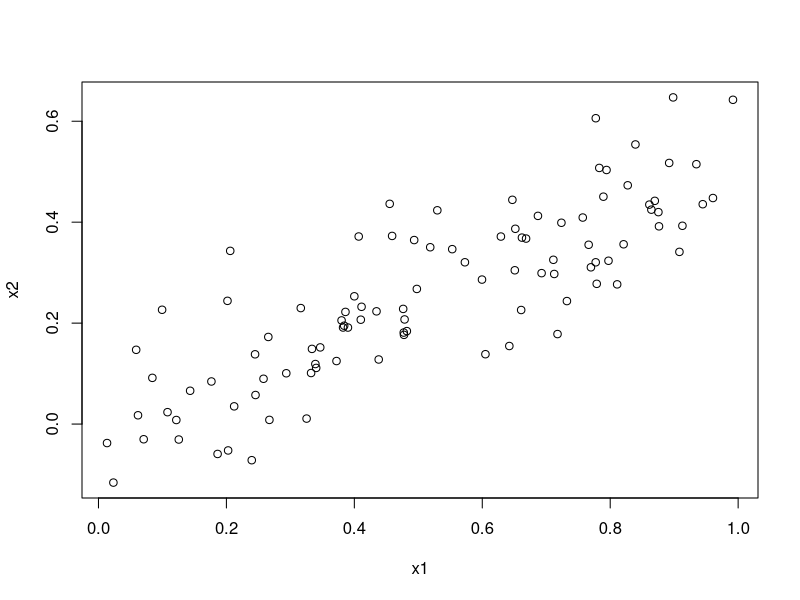
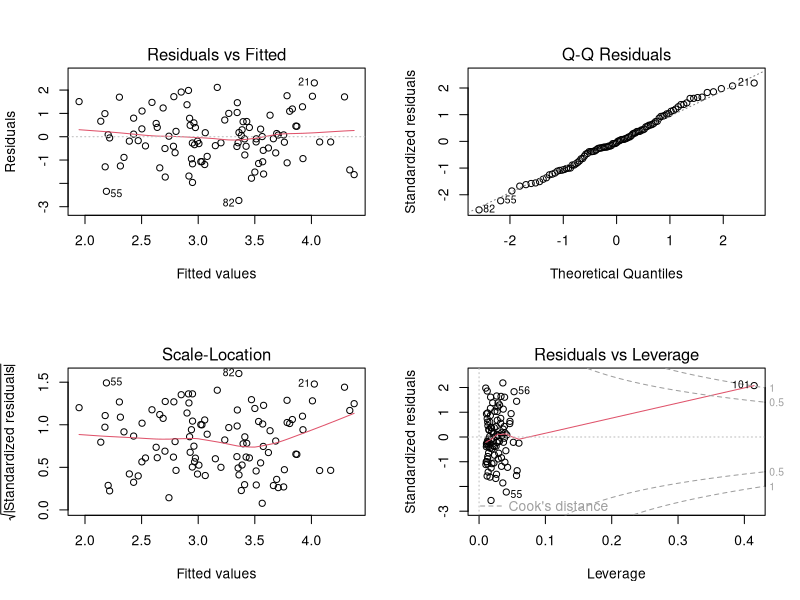

Reproduce these figures in R, in order.
# Chapter 3 - Problem 14

# (a) The last line corresponds to creating a linear model in which y is
# a function of x1 and x2. Write out the form of the linear model.
# What are the regression coefficients?

set.seed (1)
x1 <- runif(100)
x2 <- 0.5* x1+rnorm(100) /10
y <- 2+2*x1 +0.3*x2+rnorm(100)

# y = 2 + 2*x1+0.3*x3+eps

# (b) What is the correlation between x1 and x2? Create a scatterplot
# displaying the relationship between the variables.

cor(x1,x2) # High correlation between x1 and x2
plot(x1,x2) # Linear dependence between x1 and x2

# (c) Using this data, fit a least squares regression to predict y using
# x1 and x2. Describe the results obtained. What are ??0, ??1, and
# ??2? How do these relate to the true ??0, ??1, and ??2? Can you
# reject the null hypothesis H0 : ??1 = 0? How about the null
# hypothesis H0 : ??2 = 0?

model <- lm(y ~ x1+x2)
summary(model)

# B0 is close to the true value, B1 and B2 were wrongly calculated
# B2 = 0 hypothesis cannot be rejected.

# (d) Now fit a least squares regression to predict y using only x1.
# Comment on your results. Can you reject the null hypothesis
# H0 : ??1 = 0?

model2 <- lm(y~x1)
summary(model2)

# B1 = 0 hypothesis is rejected.

# (e) Now fit a least squares regression to predict y using only x2.
# Comment on your results. Can you reject the null hypothesis
# H0 : ??2 = 0?

model3 <- lm(y~x2)
summary(model3)

# B2 = 0 hypothesis now is rejected.

# (f) Do the results obtained in (c)-(e) contradict each other? Explain
# your answer.

# When analyzing by itself, the factor x2 was significant but when 
# analyzing the overall model is was no longer significant. collinearity problem
# between x1 and x2.

# (g) Now suppose we obtain one additional observation, which was
# unfortunately mismeasured.

x1 <- c(x1 , 0.1)
x2 <- c(x2 , 0.8)
y <- c(y,6)

# Re-fit the linear models from (c) to (e) using this new data. What
# effect does this new observation have on the each of the models?
# In each model, is this observation an outlier? A high-leverage
# point? Both? Explain your answers.

model_a <- lm(y ~ x1+x2)
summary(model_a)
model_b <- lm(y ~ x1)
summary(model_b)
model_c <- lm(y ~ x2)
summary(model_c)

# on the complete model, the x1 factor is not longer significant, 
# x2 became significant due to this new datapoint.
par(mfrow = c(2,2))
plot(model_a)

# According to the Residuals vs Leverage graph, new data is an high leverage point

library(car)
library(ggplot2)
outlierTest(model_b) 

# These point is also an outlier, there is another outlier on point 82
# according to the Bonferroni test


